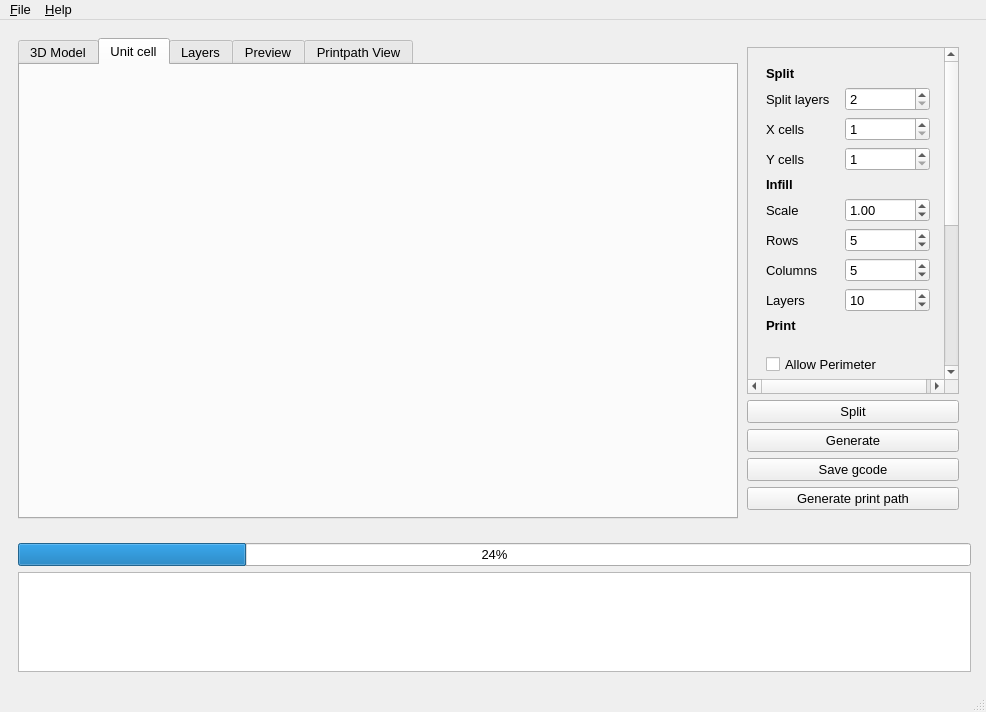
<?xml version="1.0" encoding="UTF-8"?>
<ui version="4.0">
 <class>MainWindow</class>
 <widget class="QMainWindow" name="MainWindow">
  <property name="geometry">
   <rect>
    <x>0</x>
    <y>0</y>
    <width>986</width>
    <height>712</height>
   </rect>
  </property>
  <property name="font">
   <font>
    <pointsize>10</pointsize>
   </font>
  </property>
  <property name="windowTitle">
   <string>CAD Infill Generator</string>
  </property>
  <widget class="QWidget" name="centralwidget">
   <property name="minimumSize">
    <size>
     <width>700</width>
     <height>300</height>
    </size>
   </property>
   <layout class="QVBoxLayout" name="verticalLayout">
    <property name="topMargin">
     <number>9</number>
    </property>
    <property name="rightMargin">
     <number>9</number>
    </property>
    <item>
     <widget class="QWidget" name="widget1" native="true">
      <layout class="QHBoxLayout" name="horizontalLayout_1">
       <property name="spacing">
        <number>0</number>
       </property>
       <property name="sizeConstraint">
        <enum>QLayout::SizeConstraint::SetDefaultConstraint</enum>
       </property>
       <item>
        <widget class="QTabWidget" name="tabWidget">
         <property name="sizePolicy">
          <sizepolicy hsizetype="Expanding" vsizetype="Expanding">
           <horstretch>0</horstretch>
           <verstretch>0</verstretch>
          </sizepolicy>
         </property>
         <property name="minimumSize">
          <size>
           <width>720</width>
           <height>480</height>
          </size>
         </property>
         <property name="font">
          <font>
           <family>Segoe UI</family>
           <pointsize>10</pointsize>
          </font>
         </property>
         <property name="layoutDirection">
          <enum>Qt::LayoutDirection::LeftToRight</enum>
         </property>
         <property name="currentIndex">
          <number>1</number>
         </property>
         <widget class="PlotWidget" name="model3d">
          <attribute name="title">
           <string>3D Model</string>
          </attribute>
          <widget class="QFrame" name="frame_2">
           <property name="geometry">
            <rect>
             <x>9</x>
             <y>9</y>
             <width>701</width>
             <height>441</height>
            </rect>
           </property>
           <property name="frameShape">
            <enum>QFrame::Shape::StyledPanel</enum>
           </property>
           <property name="frameShadow">
            <enum>QFrame::Shadow::Raised</enum>
           </property>
          </widget>
         </widget>
         <widget class="PlotWidget" name="cell">
          <attribute name="title">
           <string>Unit cell</string>
          </attribute>
         </widget>
         <widget class="MultiPlotWidget" name="layers">
          <attribute name="title">
           <string>Layers</string>
          </attribute>
         </widget>
         <widget class="WebPlotWidget" name="preview">
          <attribute name="title">
           <string>Preview</string>
          </attribute>
         </widget>
         <widget class="PlotWidget" name="preview_layer">
          <property name="enabled">
           <bool>true</bool>
          </property>
          <attribute name="title">
           <string>Printpath View</string>
          </attribute>
          <widget class="QSlider" name="slider_layer_preview">
           <property name="geometry">
            <rect>
             <x>660</x>
             <y>10</y>
             <width>20</width>
             <height>421</height>
            </rect>
           </property>
           <property name="value">
            <number>1</number>
           </property>
           <property name="orientation">
            <enum>Qt::Orientation::Vertical</enum>
           </property>
          </widget>
          <widget class="QFrame" name="slider_printpath_preview">
           <property name="geometry">
            <rect>
             <x>20</x>
             <y>10</y>
             <width>621</width>
             <height>421</height>
            </rect>
           </property>
           <property name="frameShape">
            <enum>QFrame::Shape::StyledPanel</enum>
           </property>
           <property name="frameShadow">
            <enum>QFrame::Shadow::Raised</enum>
           </property>
          </widget>
         </widget>
        </widget>
       </item>
       <item>
        <widget class="QWidget" name="widget3" native="true">
         <property name="enabled">
          <bool>true</bool>
         </property>
         <property name="sizePolicy">
          <sizepolicy hsizetype="Preferred" vsizetype="Preferred">
           <horstretch>0</horstretch>
           <verstretch>0</verstretch>
          </sizepolicy>
         </property>
         <property name="minimumSize">
          <size>
           <width>230</width>
           <height>0</height>
          </size>
         </property>
         <property name="maximumSize">
          <size>
           <width>250</width>
           <height>16777215</height>
          </size>
         </property>
         <property name="font">
          <font>
           <pointsize>6</pointsize>
          </font>
         </property>
         <layout class="QVBoxLayout" name="verticalLayout_3">
          <item>
           <widget class="QScrollArea" name="scrollArea">
            <property name="widgetResizable">
             <bool>true</bool>
            </property>
            <widget class="QWidget" name="scrollAreaWidgetContents">
             <property name="geometry">
              <rect>
               <x>0</x>
               <y>-272</y>
               <width>200</width>
               <height>626</height>
              </rect>
             </property>
             <property name="minimumSize">
              <size>
               <width>200</width>
               <height>0</height>
              </size>
             </property>
             <layout class="QVBoxLayout" name="verticalLayout_6">
              <item>
               <widget class="QWidget" name="widget" native="true">
                <property name="font">
                 <font>
                  <pointsize>10</pointsize>
                 </font>
                </property>
                <layout class="QFormLayout" name="formLayout_2">
                 <item row="0" column="0">
                  <widget class="QLabel" name="label_10">
                   <property name="font">
                    <font>
                     <family>Segoe UI</family>
                     <pointsize>10</pointsize>
                     <bold>true</bold>
                    </font>
                   </property>
                   <property name="text">
                    <string>Split</string>
                   </property>
                  </widget>
                 </item>
                 <item row="2" column="0">
                  <widget class="QLabel" name="label_2">
                   <property name="font">
                    <font>
                     <family>Segoe UI</family>
                     <pointsize>10</pointsize>
                    </font>
                   </property>
                   <property name="text">
                    <string>Split layers</string>
                   </property>
                  </widget>
                 </item>
                 <item row="2" column="1">
                  <widget class="QSpinBox" name="spinBox">
                   <property name="font">
                    <font>
                     <family>Segoe UI</family>
                     <pointsize>10</pointsize>
                    </font>
                   </property>
                   <property name="minimum">
                    <number>2</number>
                   </property>
                   <property name="maximum">
                    <number>3</number>
                   </property>
                  </widget>
                 </item>
                 <item row="3" column="0">
                  <widget class="QLabel" name="label_13">
                   <property name="font">
                    <font>
                     <family>Segoe UI</family>
                     <pointsize>10</pointsize>
                    </font>
                   </property>
                   <property name="text">
                    <string>X cells</string>
                   </property>
                  </widget>
                 </item>
                 <item row="3" column="1">
                  <widget class="QSpinBox" name="x_cells">
                   <property name="font">
                    <font>
                     <family>Segoe UI</family>
                     <pointsize>10</pointsize>
                    </font>
                   </property>
                   <property name="minimum">
                    <number>1</number>
                   </property>
                   <property name="maximum">
                    <number>3</number>
                   </property>
                  </widget>
                 </item>
                 <item row="4" column="0">
                  <widget class="QLabel" name="label_14">
                   <property name="font">
                    <font>
                     <family>Segoe UI</family>
                     <pointsize>10</pointsize>
                    </font>
                   </property>
                   <property name="text">
                    <string>Y cells</string>
                   </property>
                  </widget>
                 </item>
                 <item row="4" column="1">
                  <widget class="QSpinBox" name="y_cells">
                   <property name="font">
                    <font>
                     <family>Segoe UI</family>
                     <pointsize>10</pointsize>
                    </font>
                   </property>
                   <property name="minimum">
                    <number>1</number>
                   </property>
                   <property name="maximum">
                    <number>3</number>
                   </property>
                  </widget>
                 </item>
                 <item row="5" column="0">
                  <widget class="QLabel" name="label_11">
                   <property name="font">
                    <font>
                     <family>Segoe UI</family>
                     <pointsize>10</pointsize>
                     <bold>true</bold>
                    </font>
                   </property>
                   <property name="text">
                    <string>Infill</string>
                   </property>
                  </widget>
                 </item>
                 <item row="6" column="0">
                  <widget class="QLabel" name="label_5">
                   <property name="font">
                    <font>
                     <family>Segoe UI</family>
                     <pointsize>10</pointsize>
                    </font>
                   </property>
                   <property name="text">
                    <string>Scale</string>
                   </property>
                  </widget>
                 </item>
                 <item row="6" column="1">
                  <widget class="QDoubleSpinBox" name="scale">
                   <property name="font">
                    <font>
                     <family>Segoe UI</family>
                     <pointsize>10</pointsize>
                    </font>
                   </property>
                   <property name="minimum">
                    <double>0.100000000000000</double>
                   </property>
                   <property name="maximum">
                    <double>5.000000000000000</double>
                   </property>
                   <property name="singleStep">
                    <double>0.100000000000000</double>
                   </property>
                   <property name="value">
                    <double>1.000000000000000</double>
                   </property>
                  </widget>
                 </item>
                 <item row="7" column="0">
                  <widget class="QLabel" name="label_4">
                   <property name="font">
                    <font>
                     <family>Segoe UI</family>
                     <pointsize>10</pointsize>
                    </font>
                   </property>
                   <property name="text">
                    <string>Rows</string>
                   </property>
                  </widget>
                 </item>
                 <item row="7" column="1">
                  <widget class="QSpinBox" name="rows">
                   <property name="font">
                    <font>
                     <family>Segoe UI</family>
                     <pointsize>10</pointsize>
                    </font>
                   </property>
                   <property name="minimum">
                    <number>1</number>
                   </property>
                   <property name="value">
                    <number>5</number>
                   </property>
                  </widget>
                 </item>
                 <item row="8" column="0">
                  <widget class="QLabel" name="label_3">
                   <property name="font">
                    <font>
                     <family>Segoe UI</family>
                     <pointsize>10</pointsize>
                    </font>
                   </property>
                   <property name="text">
                    <string>Columns</string>
                   </property>
                  </widget>
                 </item>
                 <item row="8" column="1">
                  <widget class="QSpinBox" name="cols">
                   <property name="font">
                    <font>
                     <family>Segoe UI</family>
                     <pointsize>10</pointsize>
                    </font>
                   </property>
                   <property name="minimum">
                    <number>1</number>
                   </property>
                   <property name="value">
                    <number>5</number>
                   </property>
                  </widget>
                 </item>
                 <item row="9" column="0">
                  <widget class="QLabel" name="label_15">
                   <property name="font">
                    <font>
                     <family>Segoe UI</family>
                     <pointsize>10</pointsize>
                    </font>
                   </property>
                   <property name="text">
                    <string>Layers</string>
                   </property>
                  </widget>
                 </item>
                 <item row="9" column="1">
                  <widget class="QSpinBox" name="layers_num">
                   <property name="font">
                    <font>
                     <family>Segoe UI</family>
                     <pointsize>10</pointsize>
                    </font>
                   </property>
                   <property name="minimum">
                    <number>1</number>
                   </property>
                   <property name="maximum">
                    <number>100</number>
                   </property>
                   <property name="value">
                    <number>10</number>
                   </property>
                  </widget>
                 </item>
                 <item row="10" column="0">
                  <widget class="QLabel" name="label_16">
                   <property name="font">
                    <font>
                     <family>Segoe UI</family>
                     <pointsize>10</pointsize>
                     <bold>true</bold>
                    </font>
                   </property>
                   <property name="text">
                    <string>Print
                                                                                    Settings</string>
                   </property>
                  </widget>
                 </item>
                 <item row="12" column="1">
                  <widget class="QComboBox" name="printer">
                   <property name="font">
                    <font>
                     <family>Segoe UI</family>
                     <pointsize>10</pointsize>
                    </font>
                   </property>
                  </widget>
                 </item>
                 <item row="13" column="0">
                  <widget class="QLabel" name="label_9">
                   <property name="font">
                    <font>
                     <family>Segoe UI</family>
                     <pointsize>10</pointsize>
                    </font>
                   </property>
                   <property name="text">
                    <string>Layer height</string>
                   </property>
                  </widget>
                 </item>
                 <item row="13" column="1">
                  <widget class="QDoubleSpinBox" name="layer_height">
                   <property name="sizePolicy">
                    <sizepolicy hsizetype="Minimum" vsizetype="Fixed">
                     <horstretch>0</horstretch>
                     <verstretch>0</verstretch>
                    </sizepolicy>
                   </property>
                   <property name="font">
                    <font>
                     <family>Segoe UI</family>
                     <pointsize>10</pointsize>
                    </font>
                   </property>
                   <property name="minimum">
                    <double>0.100000000000000</double>
                   </property>
                   <property name="maximum">
                    <double>0.500000000000000</double>
                   </property>
                   <property name="singleStep">
                    <double>0.100000000000000</double>
                   </property>
                   <property name="value">
                    <double>0.200000000000000</double>
                   </property>
                  </widget>
                 </item>
                 <item row="14" column="0">
                  <widget class="QLabel" name="label_18">
                   <property name="font">
                    <font>
                     <family>Segoe UI</family>
                     <pointsize>10</pointsize>
                    </font>
                   </property>
                   <property name="text">
                    <string>Line width</string>
                   </property>
                  </widget>
                 </item>
                 <item row="14" column="1">
                  <widget class="QDoubleSpinBox" name="line_width">
                   <property name="font">
                    <font>
                     <family>Segoe UI</family>
                     <pointsize>10</pointsize>
                    </font>
                   </property>
                   <property name="minimum">
                    <double>0.200000000000000</double>
                   </property>
                   <property name="maximum">
                    <double>2.000000000000000</double>
                   </property>
                   <property name="singleStep">
                    <double>0.100000000000000</double>
                   </property>
                   <property name="value">
                    <double>0.400000000000000</double>
                   </property>
                  </widget>
                 </item>
                 <item row="15" column="0">
                  <widget class="QLabel" name="label_7">
                   <property name="font">
                    <font>
                     <family>Segoe UI</family>
                     <pointsize>10</pointsize>
                    </font>
                   </property>
                   <property name="text">
                    <string>X offset</string>
                   </property>
                  </widget>
                 </item>
                 <item row="15" column="1">
                  <widget class="QDoubleSpinBox" name="x_offset">
                   <property name="font">
                    <font>
                     <family>Segoe UI</family>
                     <pointsize>10</pointsize>
                    </font>
                   </property>
                   <property name="singleStep">
                    <double>0.100000000000000</double>
                   </property>
                   <property name="value">
                    <double>10.000000000000000</double>
                   </property>
                  </widget>
                 </item>
                 <item row="16" column="0">
                  <widget class="QLabel" name="label_8">
                   <property name="font">
                    <font>
                     <family>Segoe UI</family>
                     <pointsize>10</pointsize>
                    </font>
                   </property>
                   <property name="text">
                    <string>Y offset</string>
                   </property>
                  </widget>
                 </item>
                 <item row="16" column="1">
                  <widget class="QDoubleSpinBox" name="y_offset">
                   <property name="minimumSize">
                    <size>
                     <width>0</width>
                     <height>0</height>
                    </size>
                   </property>
                   <property name="font">
                    <font>
                     <family>Segoe UI</family>
                     <pointsize>10</pointsize>
                    </font>
                   </property>
                   <property name="singleStep">
                    <double>0.100000000000000</double>
                   </property>
                   <property name="value">
                    <double>10.000000000000000</double>
                   </property>
                  </widget>
                 </item>
                 <item row="17" column="0">
                  <widget class="QLabel" name="label_6">
                   <property name="font">
                    <font>
                     <family>Segoe UI</family>
                     <pointsize>10</pointsize>
                    </font>
                   </property>
                   <property name="text">
                    <string>Print speed</string>
                   </property>
                  </widget>
                 </item>
                 <item row="17" column="1">
                  <widget class="QSpinBox" name="print_speed">
                   <property name="font">
                    <font>
                     <family>Segoe UI</family>
                     <pointsize>10</pointsize>
                    </font>
                   </property>
                   <property name="minimum">
                    <number>10</number>
                   </property>
                   <property name="maximum">
                    <number>120</number>
                   </property>
                   <property name="singleStep">
                    <number>0</number>
                   </property>
                   <property name="value">
                    <number>45</number>
                   </property>
                   <property name="displayIntegerBase">
                    <number>10</number>
                   </property>
                  </widget>
                 </item>
                 <item row="18" column="0">
                  <widget class="QLabel" name="label_19">
                   <property name="font">
                    <font>
                     <family>Segoe UI</family>
                     <pointsize>10</pointsize>
                    </font>
                   </property>
                   <property name="text">
                    <string>Nozzle temp</string>
                   </property>
                  </widget>
                 </item>
                 <item row="18" column="1">
                  <widget class="QSpinBox" name="nozzle_temp">
                   <property name="font">
                    <font>
                     <family>Segoe UI</family>
                     <pointsize>10</pointsize>
                    </font>
                   </property>
                   <property name="minimum">
                    <number>180</number>
                   </property>
                   <property name="maximum">
                    <number>250</number>
                   </property>
                   <property name="value">
                    <number>200</number>
                   </property>
                  </widget>
                 </item>
                 <item row="19" column="0">
                  <widget class="QLabel" name="label_20">
                   <property name="font">
                    <font>
                     <family>Segoe UI</family>
                     <pointsize>10</pointsize>
                    </font>
                   </property>
                   <property name="text">
                    <string>Bed temp</string>
                   </property>
                  </widget>
                 </item>
                 <item row="19" column="1">
                  <widget class="QSpinBox" name="bed_temp">
                   <property name="minimumSize">
                    <size>
                     <width>0</width>
                     <height>0</height>
                    </size>
                   </property>
                   <property name="font">
                    <font>
                     <family>Segoe UI</family>
                     <pointsize>10</pointsize>
                    </font>
                   </property>
                   <property name="minimum">
                    <number>40</number>
                   </property>
                   <property name="value">
                    <number>60</number>
                   </property>
                  </widget>
                 </item>
                 <item row="20" column="0">
                  <widget class="QLabel" name="label_12">
                   <property name="font">
                    <font>
                     <family>Segoe UI</family>
                     <pointsize>10</pointsize>
                    </font>
                   </property>
                   <property name="text">
                    <string>Fan</string>
                   </property>
                  </widget>
                 </item>
                 <item row="20" column="1">
                  <widget class="QSpinBox" name="fan">
                   <property name="font">
                    <font>
                     <family>Segoe UI</family>
                     <pointsize>10</pointsize>
                    </font>
                   </property>
                   <property name="maximum">
                    <number>100</number>
                   </property>
                   <property name="value">
                    <number>100</number>
                   </property>
                  </widget>
                 </item>
                 <item row="12" column="0">
                  <widget class="QLabel" name="label_17">
                   <property name="font">
                    <font>
                     <family>Segoe UI</family>
                     <pointsize>10</pointsize>
                    </font>
                   </property>
                   <property name="text">
                    <string>Printer</string>
                   </property>
                  </widget>
                 </item>
                 <item row="11" column="0" colspan="2">
                  <widget class="QCheckBox" name="allow_perimeter">
                   <property name="text">
                    <string>Allow Perimeter</string>
                   </property>
                  </widget>
                 </item>
                </layout>
               </widget>
              </item>
             </layout>
            </widget>
           </widget>
          </item>
          <item>
           <widget class="QPushButton" name="split_button">
            <property name="font">
             <font>
              <family>Segoe UI</family>
              <pointsize>10</pointsize>
             </font>
            </property>
            <property name="text">
             <string>Split</string>
            </property>
           </widget>
          </item>
          <item>
           <widget class="QPushButton" name="generate_button">
            <property name="font">
             <font>
              <family>Segoe UI</family>
              <pointsize>10</pointsize>
             </font>
            </property>
            <property name="text">
             <string>Generate</string>
            </property>
           </widget>
          </item>
          <item>
           <widget class="QPushButton" name="save_gcode_button">
            <property name="minimumSize">
             <size>
              <width>100</width>
              <height>0</height>
             </size>
            </property>
            <property name="font">
             <font>
              <family>Segoe UI</family>
              <pointsize>10</pointsize>
             </font>
            </property>
            <property name="layoutDirection">
             <enum>Qt::LayoutDirection::LeftToRight</enum>
            </property>
            <property name="text">
             <string>Save gcode</string>
            </property>
           </widget>
          </item>
          <item>
           <widget class="QPushButton" name="generate_print_path">
            <property name="font">
             <font>
              <pointsize>10</pointsize>
             </font>
            </property>
            <property name="text">
             <string>Generate print path</string>
            </property>
           </widget>
          </item>
         </layout>
        </widget>
       </item>
      </layout>
     </widget>
    </item>
    <item>
     <widget class="QWidget" name="widget2" native="true">
      <property name="enabled">
       <bool>true</bool>
      </property>
      <property name="maximumSize">
       <size>
        <width>16777215</width>
        <height>150</height>
       </size>
      </property>
      <layout class="QVBoxLayout" name="verticalLayout_2">
       <property name="sizeConstraint">
        <enum>QLayout::SizeConstraint::SetDefaultConstraint</enum>
       </property>
       <property name="rightMargin">
        <number>6</number>
       </property>
       <item>
        <widget class="QProgressBar" name="sliceProgBar">
         <property name="value">
          <number>24</number>
         </property>
        </widget>
       </item>
       <item>
        <widget class="QPlainTextEditLogger" name="logger">
         <property name="sizePolicy">
          <sizepolicy hsizetype="Minimum" vsizetype="Minimum">
           <horstretch>0</horstretch>
           <verstretch>0</verstretch>
          </sizepolicy>
         </property>
         <property name="minimumSize">
          <size>
           <width>0</width>
           <height>100</height>
          </size>
         </property>
         <property name="maximumSize">
          <size>
           <width>16777215</width>
           <height>100</height>
          </size>
         </property>
         <property name="font">
          <font>
           <family>Courier</family>
           <pointsize>10</pointsize>
          </font>
         </property>
        </widget>
       </item>
      </layout>
     </widget>
    </item>
   </layout>
  </widget>
  <widget class="QMenuBar" name="menubar">
   <property name="geometry">
    <rect>
     <x>0</x>
     <y>0</y>
     <width>986</width>
     <height>21</height>
    </rect>
   </property>
   <property name="font">
    <font>
     <pointsize>10</pointsize>
    </font>
   </property>
   <widget class="QMenu" name="menuFile">
    <property name="font">
     <font>
      <family>Segoe UI</family>
      <pointsize>10</pointsize>
     </font>
    </property>
    <property name="title">
     <string>&amp;File</string>
    </property>
    <addaction name="actionOpen_3D_model"/>
    <addaction name="actionOpen"/>
    <addaction name="separator"/>
    <addaction name="actionClose"/>
   </widget>
   <widget class="QMenu" name="menu_Help">
    <property name="font">
     <font>
      <pointsize>10</pointsize>
     </font>
    </property>
    <property name="title">
     <string>&amp;Help</string>
    </property>
    <addaction name="action_About"/>
   </widget>
   <addaction name="menuFile"/>
   <addaction name="menu_Help"/>
  </widget>
  <widget class="QStatusBar" name="statusbar"/>
  <action name="actionOpen">
   <property name="text">
    <string>Open DXF</string>
   </property>
   <property name="iconText">
    <string>Open</string>
   </property>
   <property name="toolTip">
    <string>Open</string>
   </property>
   <property name="font">
    <font>
     <family>Segoe UI</family>
     <pointsize>10</pointsize>
    </font>
   </property>
  </action>
  <action name="actionClose">
   <property name="checkable">
    <bool>false</bool>
   </property>
   <property name="text">
    <string>Close</string>
   </property>
   <property name="iconText">
    <string>Close</string>
   </property>
   <property name="font">
    <font>
     <family>Segoe UI</family>
     <pointsize>10</pointsize>
    </font>
   </property>
  </action>
  <action name="action_About">
   <property name="text">
    <string>&amp;About</string>
   </property>
  </action>
  <action name="actionPrint_configuration">
   <property name="text">
    <string>Print configuration</string>
   </property>
   <property name="font">
    <font>
     <family>Segoe UI</family>
     <pointsize>10</pointsize>
    </font>
   </property>
  </action>
  <action name="actionOpen_3D_model">
   <property name="text">
    <string>Open STL</string>
   </property>
  </action>
 </widget>
 <customwidgets>
  <customwidget>
   <class>QPlainTextEditLogger</class>
   <extends>QPlainTextEdit</extends>
   <header>ui/auxilaries_widget.h</header>
  </customwidget>
  <customwidget>
   <class>PlotWidget</class>
   <extends>QWidget</extends>
   <header>ui/auxilaries_widget.h</header>
   <container>1</container>
  </customwidget>
  <customwidget>
   <class>MultiPlotWidget</class>
   <extends>QWidget</extends>
   <header>ui/auxilaries_widget.h</header>
   <container>1</container>
  </customwidget>
  <customwidget>
   <class>WebPlotWidget</class>
   <extends>QWidget</extends>
   <header>ui/auxilaries_widget.h</header>
   <container>1</container>
  </customwidget>
 </customwidgets>
 <resources/>
 <connections/>
</ui>
